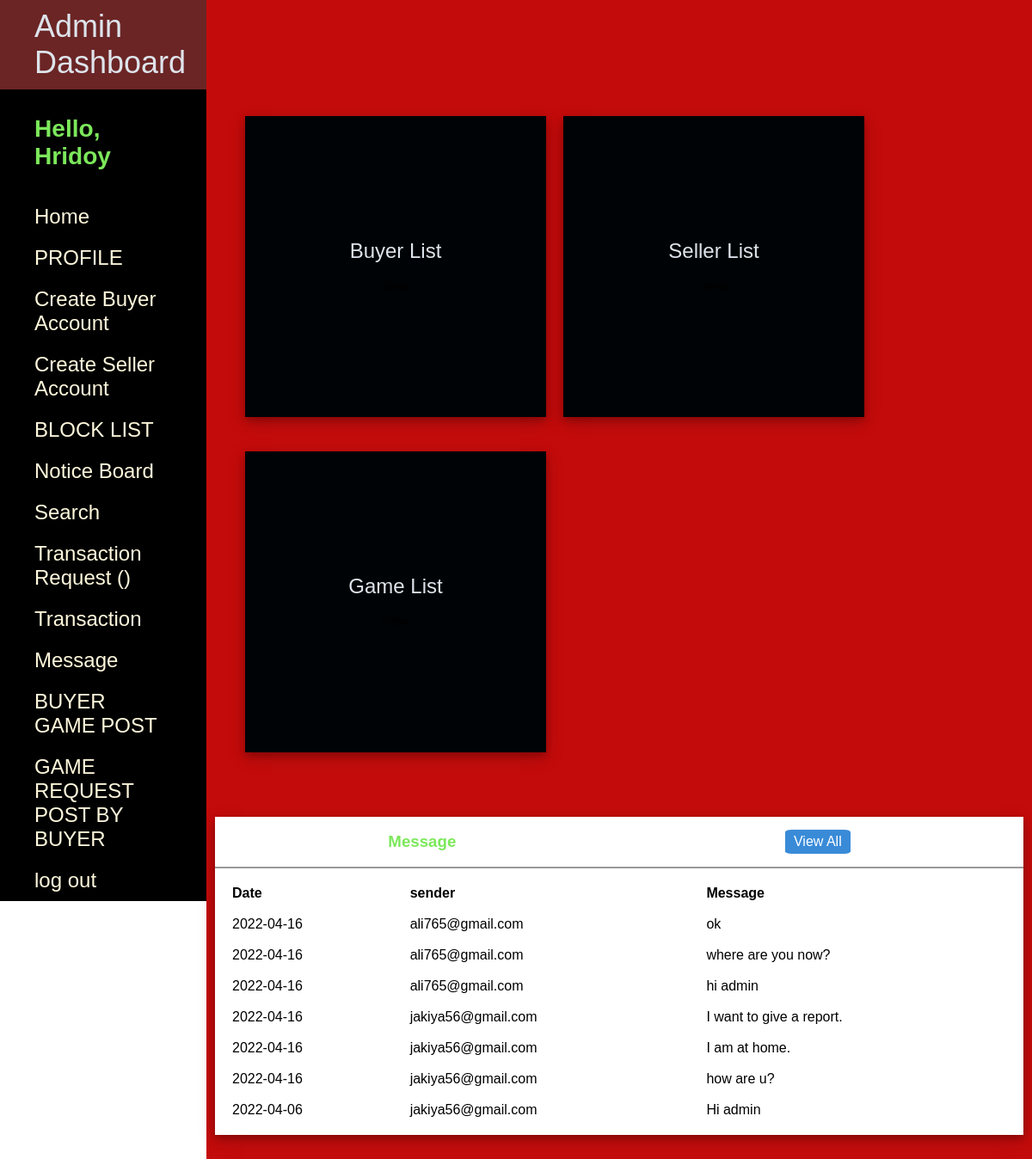
Screenshot of /views/admin.php (signed in) with the database file from the repository.
### tables this page shows
CREATE TABLE `mail` (
  `id` int(11) NOT NULL,
  `date` date NOT NULL,
  `sender` varchar(32) NOT NULL,
  `receiver` varchar(32) NOT NULL,
  `message` longtext NOT NULL
);

### views/admin.php (the view, shortened to what this page needs)
<!DOCTYPE html>
   <html lang="en">
   <head>
       <link rel="stylesheet" href="../img/style1.css">
   </head>
   <body>
       <div class="side-menu">
           <ul>
               <li>
                   <h2>Admin Dashboard</h2>
               <li> </li>
               <li>
                   <h3>Hello, <?php
                               $name = $_SESSION['name'];
                               echo $name;
                               ?>
                   </h3>
               <li>
               <li> <a style="color:cornsilk" href="admin.php">Home</a>
               </li>
               <li> <a style="color:cornsilk" href="admin profile.php">PROFILE</a>  </li>
               <li> <a style="color:cornsilk" href="create_account_by_admin_for_buyer.php"> Create Buyer Account </a>  </li>
			<li><a style="color:cornsilk" href="create_account_by_admin_for_seller.php"> Create Seller Account </a> </li>
			<li><a style="color:cornsilk" href="block_list_show_by_admin.php"> BLOCK LIST</a> </li>
			<li><a style="color:cornsilk" href="notice board.php"> Notice Board</a> </li>
			<li><a style="color:cornsilk" href="search.php"> Search</a> </li>
               <li><a style="color:cornsilk" href="transactionadmin Request.php">Transaction Request (<?php echo $_SESSION['reqT'];?>)</a></li>
			<li><a style="color:cornsilk" href="transactionadmin.php">Transaction</a></li>
			<li><a style="color:cornsilk" href="messageadmin.php">Message</a> </li>
               <li> <a style="color:cornsilk" href="buyergamepostviewbyadmin.php">BUYER GAME POST</a>  </li>
               <li> <a style="color:cornsilk" href="Game request post view by admin.php">GAME REQUEST POST BY BUYER</a>  </li>
			<li><a style="color:cornsilk" href="../controllers/log_out.php"> log out</a> </li>
           </ul>
       </div>
       <div class="container">
	<div class="content">
               <div class="cards">
                   <div class="card">
                       <div class="box">
                           <a href="../views/listbuyeradmin.php"><h2>Buyer List</h2><br> </a>
                           <p align="center"> view</p>
                       </div>
                   </div>
                   <div class="card">
                       <div class="box">
                       <a href="../views/listselleradmin.php"><h2>Seller List </h2><br> </a>
                           <p align="center">view</p>
                       </div>
                   </div>
                   <div class="card">
                       <div class="box">
                        <a href="../views/listgameadmin.php"> <h2>Game List</h2><br> </a>
                           <p align="center">view</p>
                       </div>
                   </div>
			</div>
                   <div class="content-2">
				<div class="new-games">
                           <div class="title">
                               <h3>Message</h3>
                               <a href="messageadmin.php" class="btn">View All</a>
                           </div>
                           <table>
                               <tr>
								<th>Date</th>
                                   <th>sender</th>
                                   <th>Message</th>
                               </tr>
							<?php
							$email=$_SESSION['email'];
							$con = getConnection();
							$sql = "SELECT * FROM mail where receiver='{$email}' ORDER BY id DESC";
							$result = $con->query($sql);
							if ($result !== false && $result->num_rows > 0) {
							while($row = $result->fetch_assoc()) {
						?>
                                       <tr>
                                           <td><?= $row["date"] ?></td>
										<td><?= $row["sender"] ?></td>
										<td><?= $row["message"] ?></td>
                                       </tr>
									<?php
								}
							}
							else
							{
								echo("Something wrong... please try agin....!");
							}
						?>
                           </table>
                       </div>
                   </div>
               </div>
   </body>
   </html>

### img/style1.css (style rules this page uses)
* { margin: 0; padding: 0; box-sizing: border-box; font-family: 'Poppins', sans-serif; }
body { min-height: 100vh; }
a { text-decoration: none; color: rgb(235, 235, 235); }
li { list-style: none; }
h1, h2 { color: rgb(222, 228, 235); font-family: 'Franklin Gothic Medium', 'Arial Narrow', Arial, sans-serif; font-weight: 100; }
h3 { color: rgb(124, 232, 91); }
.btn { background: #398bd8; color: white; padding: 5px 10px; text-align: center; border-radius: 10%; }
.title { display: flex; align-items: center; justify-content: space-around; padding: 15px 10px; border-bottom: 2px solid #999; }
table { padding: 10px; }
th, td { text-align: left; padding: 8px; }
.side-menu { position: fixed; background: rgb(0, 0, 0); width: 20vw; min-height: 100vh; display: flex; flex-direction: column; }
.side-menu li { font-size: 24px; padding: 10px 40px; color: white; display: flex; align-items: center; }
.container { position: absolute; right: 0; width: 80vw; height: 100vh; background: #c40b0b; }
.container .content { position: relative; margin-top: 10vh; min-height: 90vh; background: #c40b0b; }
.container .content .cards { padding: 35px 35px; display: flex; align-items: center; flex-wrap: wrap; }
.container .content .cards .card { width: 350px; height: 350px; background: rgb(0, 3, 5); margin: 20px 10px; display: flex; align-items: center; justify-content: space-around; box-shadow: 0 4px 8px 0 rgba(0, 0, 0, 0.2), 0 6px 20px 0 rgba(0, 0, 0, 0.19); }
.container .content .content-2 { min-height: 60vh; display: flex; justify-content: space-around; align-items: flex-start; flex-wrap: wrap; }
.container .content .content-2 .new-games { flex: 2; background: white; min-height: 40vh; margin: 20px 10px; box-shadow: 0 4px 8px 0 rgba(0, 0, 0, 0.2), 0 6px 20px 0 rgba(0, 0, 0, 0.19); display: flex; flex-direction: column; }

### rows the page displays
mail: date "2022-04-16", sender "ali765@gmail.com", message "ok"
mail: date "2022-04-16", sender "ali765@gmail.com", message "where are you now?"
mail: date "2022-04-16", sender "ali765@gmail.com", message "hi admin"
mail: date "2022-04-16", sender "jakiya56@gmail.com", message "I want to give a report."
mail: date "2022-04-16", sender "jakiya56@gmail.com", message "I am at home."
mail: date "2022-04-16", sender "jakiya56@gmail.com", message "how are u?"
mail: date "2022-04-06", sender "jakiya56@gmail.com", message "Hi admin"

### other values shown
$name "Hridoy"
